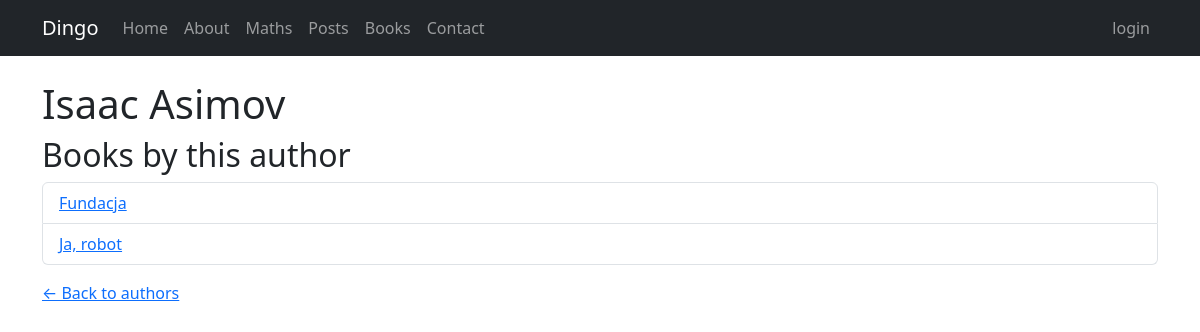
Page /books/authors/6/ on the committed database.
### books/models.py (models this page shows, shortened)
class Author(models.Model):
    name = models.CharField(max_length=200)
    class Meta:
        ordering = ["name"]

class Book(models.Model):
    title = models.CharField(max_length=200)
    author = models.ForeignKey(Author, on_delete=models.CASCADE, related_name="books")
    description = models.TextField(null=True, blank=True)
    pages = models.PositiveIntegerField(null=True, blank=True)
    cover = models.ImageField(upload_to="covers/%Y/%m/%d", null=True, blank=True)
    tags = models.ManyToManyField(Tag, related_name="books", blank=True)
    class Meta:
        ordering = ["title"]

### books/views.py (the view)
# urls.py: path("authors/<int:pk>/", author_details, name="author_details"),
def author_details(request, pk):
    author = get_object_or_404(Author, pk=pk)
    return render(request, "books/author_details.html", {"author": author})

### books/templates/books/author_details.html (shortened to what this page needs)
{% extends "base.html" %}
{% block content %}
    <h1>{{ author.name }}</h1>
    <h2>Books by this author</h2>
    <ul class="list-group mb-3">
        {% for book in author.books.all %}
            <li class="list-group-item">
                <a href="{% url 'books:book_details' pk=book.pk %}">{{ book.title }}</a>
            </li>
        {% empty %}
            <li class="list-group-item">No books yet.</li>
        {% endfor %}
    </ul>
    <p><a href="{% url 'books:authors_list' %}">&larr; Back to authors</a></p>
{% endblock %}

### rows in the picture
Author: name "Isaac Asimov"
Book: title "Fundacja"
Book: title "Ja, robot"
